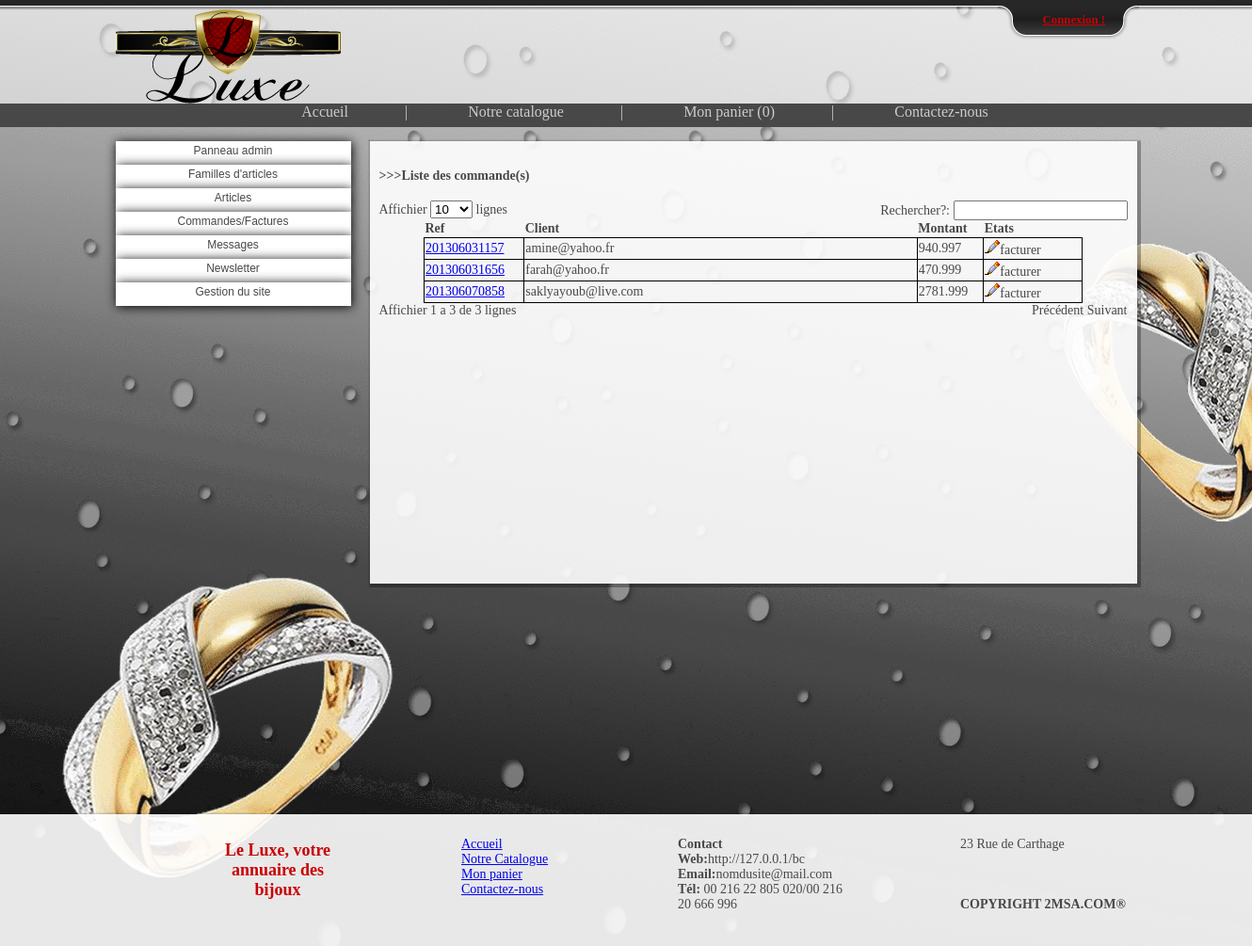
Before: /root/g_commandes/liste.php with the older database file.
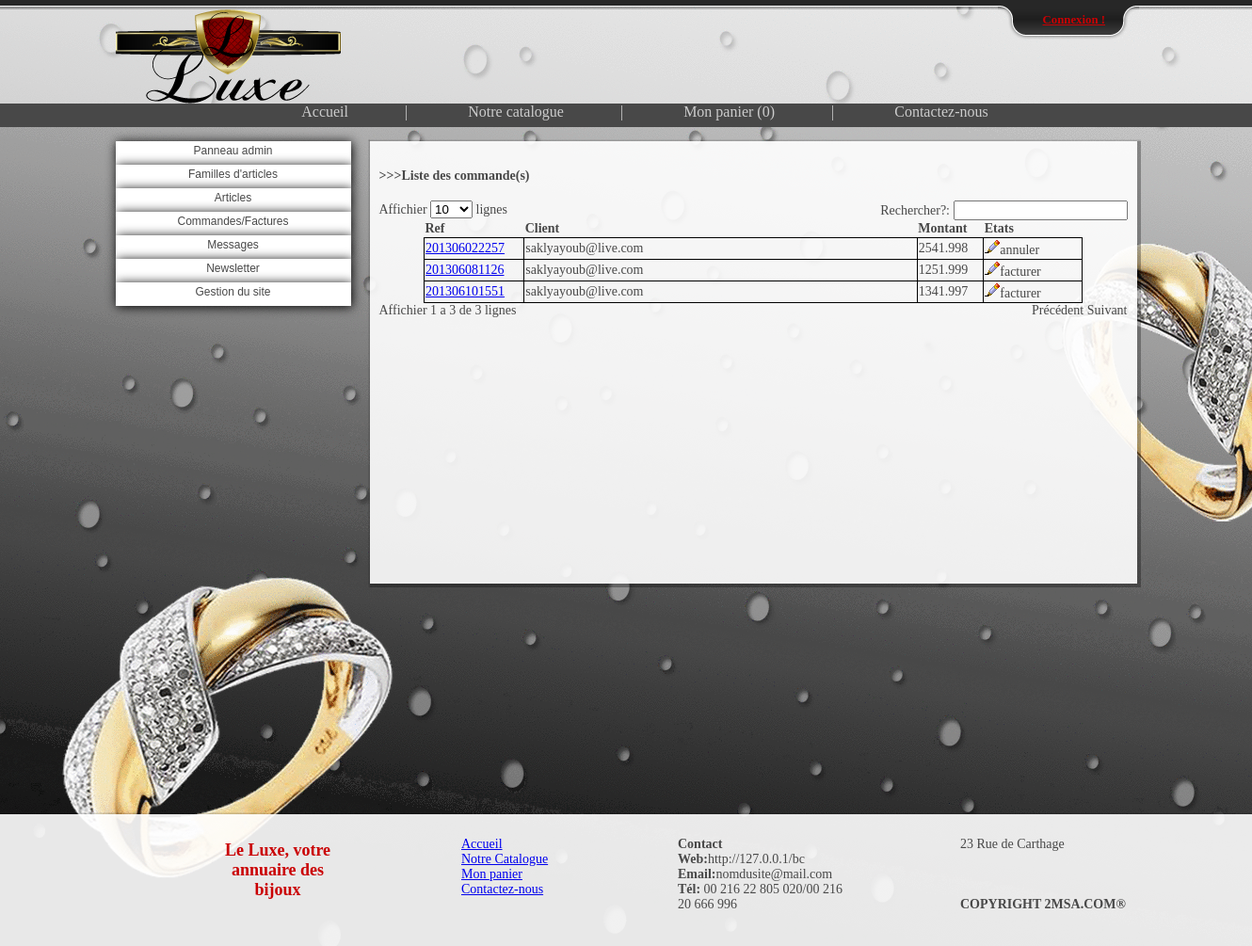
After: the same page with the newer database file.
### tables this page shows
CREATE TABLE IF NOT EXISTS `commande` (
  `id_cmd` varchar(30) NOT NULL,
  `email_clt` varchar(30) NOT NULL,
  `date_cmd` varchar(30) NOT NULL,
  `tel_contact_cmd` varchar(30) NOT NULL,
  `adresslivrison_cmd` varchar(250) NOT NULL,
  `montant_cmd` varchar(30) NOT NULL,
  `etats` varchar(30) NOT NULL,
  PRIMARY KEY (`id_cmd`),
  KEY `email_clt` (`email_clt`)
);

CREATE TABLE IF NOT EXISTS `info` (
  `id` int(11) NOT NULL,
  `nom_du_site` varchar(30) NOT NULL,
  `page_facebook` varchar(250) NOT NULL,
  `page_tweeter` varchar(100) NOT NULL,
  `page_youtube` varchar(100) NOT NULL,
  `description` varchar(1000) NOT NULL,
  `adresse` varchar(100) NOT NULL,
  `tel` varchar(100) NOT NULL,
  `text_recherche` varchar(300) NOT NULL,
  `m_recherche` tinyint(1) NOT NULL,
  `m_newsletter` tinyint(1) NOT NULL,
  `m_facebook` tinyint(1) NOT NULL,
  `m_tweeter` tinyint(1) NOT NULL,
  `m_youtube` tinyint(1) NOT NULL,
  `x_gmaps` double NOT NULL,
  `y_gmaps` double NOT NULL
);

### include/config.php (called while the page is built, shortened)
<?php
$adress_du_site="http://127.0.0.1/bc";
?>

### include/function.php (called while the page is built, shortened)
<?php
include('config.php');
$connection = mysql_connect($serveur, $utilisateur, $mot_de_passe) or die(mysql_error());
$query_info = " SELECT * FROM info WHERE id='1' ";
$result_info = mysql_query($query_info, $connection);
$affected_rows_info = mysql_num_rows($result_info);
if($affected_rows_info == 1)
{
	$affected_rows_info2 = mysql_fetch_object($result_info);
	$nom_du_site 				=	$affected_rows_info2->nom_du_site;
	$adresse					=	$affected_rows_info2->adresse;
	$tel						=	$affected_rows_info2->tel;
	$text_recherche				=	$affected_rows_info2->text_recherche;
}
function nombre_article_dans_panier()
{
	$nbr_article = count($_SESSION['panier']['id_article']);
	return $nbr_article;
}
?>

### include/function_statistiques.php (called while the page is built, shortened)
<?php
function somme_cmd_facturer($id_clt)
{
	global $connection;
	$sql=mysql_query("SELECT SUM(montant_cmd) FROM commande WHERE `email_clt` ='$id_clt' AND `etats` ='facturer' ", $connection);
	$s = mysql_fetch_array($sql);
	$s0 = $s[0];
	if ($s0>0){$somme = $s0;}else{$somme = '0.000';}
	return $somme;
}
?>

### root/g_commandes/liste.php (the view, shortened to what this page needs)
<?php
include('../../include/function.php');
include('../../include/function_statistiques.php')
?>
<!DOCTYPE html PUBLIC "-//W3C//DTD XHTML 1.0 Transitional//EN" "http://www.w3.org/TR/xhtml1/DTD/xhtml1-transitional.dtd">
<html xmlns="http://www.w3.org/1999/xhtml">
<head>
<link href="../../style/style.css" rel="stylesheet" type="text/css" />
</head>
<body>
<?php include('../../function/top_bar.php'); ?>
    <div id="head">
        <div id="head_container">
            <div id="head_logo">
                <img src="../../style/img/logo.png" alt="Le Bon Choix !"/>
            </div>
        </div>
    </div>
	<?php include('../../function/nav.php');?>
    <div id="contenant">
        <div id="side_bar">
        <?php
        include('../menuadmin.php');
        ?>
        </div>
        <div id="container">
            <div id="container_under_admin" class="g_box">
<h4>>>>Liste des commande(s)</h4>
<?php
$sql = mysql_query(" SELECT * FROM commande ",$connection);
echo'
<table width="700px" id="ad_table" class="center">
	<thead>
		<tr>
			<th width="15%">Ref</th>
			<th width="60%">Client</th>
			<th width="10%">Montant</th>
			<th width="15%">Etats</th>
		</tr>
	</thead>';
while ($r = mysql_fetch_object($sql))
{
	$id_cmd			= $r->id_cmd;
	$email_clt		= $r->email_clt;
	$montant_cmd	= $r->montant_cmd;
	$etats			= $r->etats;
	$clt			= recup_info_client($email_clt);
	echo'<tr>
			<td><a href="../../cmd_fact.php?id_cmd='.$id_cmd.'" target="new">'.$id_cmd.'</a></td>
			<td>
				<j>'.$email_clt.'
					<span>
						<table width="310" style="text-align:right">
						  <tr>
						  	<td colspan="4"><center><b>Info Client</b></center></td>
						  </tr>
						  <tr>
							<td width="90">Nom : </td>
							<td colspan="3" style="text-align:center"><b>'.$clt->nom_clt.'</b></td>
						  </tr>
						  <tr>
							<td>Prenom :</td>
							<td colspan="3" style="text-align:center"><b>'.$clt->prenom_clt.'</b></td>
						  </tr>
						  <tr>
							<td>Annulation :</td>
							<td width="37"><b>'.nbr_cmd_annuler($email_clt).'</b></td>
							<td width="59">Somme : </td>
							<td width="96"><b>'.somme_cmd_annuler($email_clt).'</b></td>
						  </tr>
						  <tr>
							<td>En cours :</td>
							<td><b>'.nbr_cmd_encours($email_clt).'</b></td>
							<td>Somme :</td>
							<td><b>'.somme_cmd_encours($email_clt).'</b></td>
						  </tr>
						  <tr>
							<td>Facture :</td>
							<td><b>'.nbr_facturer($email_clt).'</b></td>
							<td>Somme :</td>
							<td><b>'.somme_cmd_facturer($email_clt).'</b></td>
						  </tr>
						</table>
					</span>
				</j>
			</td>
			<td>'.$montant_cmd.'</td>
			<td><a href="cmd_fact.php?id_cmd='.$id_cmd.'" target="new"><img src="../../style/img/b_edit.png"></a>'.$etats.'</td>
		</tr>';
}
echo'
</table>
';
?>
            </div>
        </div>
    </div>
    <div id="footer">
        <?php include('../../function/footer.php');?>
    </div>
</body>
</html>

### function/top_bar.php (shortened to what this page needs)
<div id="toppanel">
	<div class="tab">
		<ul class="login">
			<li class="left">&nbsp;</li>
			<li>
            <?php
            if (isset($_SESSION['admin']))
            {
                echo'<a href="'.$adress_du_site.'/root/index.php"><span class="nav_activ">ESPACE ADMIN</span></a> | ';
                echo'<a href="'.$adress_du_site.'/function/deconexion.php">DECONEXION</a>';
            }
            else
            {
                if (isset($_SESSION['client']))
                {
					$clt = $_SESSION['client'];
                    echo $clt.'  |  ' ;
                    echo'<a href="'.$adress_du_site.'/function/deconexion.php">DECONEXION</a>';
                }
				else{echo'
				<li id="toggle">
					<a id="open" href="#">Connexion !</a>
					<a id="close" style="display: none;" href="#">Fermer !</a>
				</li>
				';}
			}
            ?>
            </li>
			<li class="right">&nbsp;</li>
		</ul>
	</div>

### function/nav.php (shortened to what this page needs)
<?php
echo'
<div id="nav">
	<ul>
		<li><a href="'.$adress_du_site.'/index.php">Accueil</a></li>|
		<li><a href="'.$adress_du_site.'/catalogue.php">Notre catalogue</a></li>|
		<li><a href="'.$adress_du_site.'/panier.php">Mon panier ('.nombre_article_dans_panier().')</a></li>|';
echo'
		<li><a href="'.$adress_du_site.'/contact.php">Contactez-nous</a></li>
	</ul>
</div>
';
?>

### root/menuadmin.php (shortened to what this page needs)
<div id="menu_admin">
	<div class="menu"><a href="<?php echo $adress_du_site ;?>/root/index.php">Panneau admin</a>
    </div>
	<div class="menu"><a href="#">Familles d'articles</a>
	</div>
    <div class="menu" ><a href="<?php echo $adress_du_site ;?>/root/g_article/liste.php">Articles</a>
    </div>
    <div class="menu"><a href="<?php echo $adress_du_site ;?>/root/g_commandes/liste.php">Commandes/Factures</a>
    </div>
    <div class="menu"><a href="<?php echo $adress_du_site ;?>/root/g_contactez-nous/affich.php">Messages</a>
    </div>
    <div class="menu"><a href="<?php echo $adress_du_site ;?>/root/newsletter/affich.php">Newsletter</a>
    </div>
    <div class="menu"><a href="#">Gestion du site</a>
    </div>
</div>

### function/footer.php
<div id="footer" class="g_box">
	<div id="footer1">
		<p class="footer_titre">Le <?php echo $nom_du_site ; ?>, votre annuaire des bijoux</p>
	</div>
	<div id="footer2">
		<ul>
			<li class="footer_sous_titre"><a href="index.php">Accueil</a></li>
			<li class="footer_sous_titre"><a href="catalogue.php">Notre Catalogue</a></li>
			<li class="footer_sous_titre"><a href="panier.php">Mon panier</a></li>
			<li class="footer_sous_titre"><a href="contact.php">Contactez-nous</a></li>
		</ul>
	</div>
	<div id="footer3">
		<ul>
			<li class="footer_sous_titre"><b>Contact</b></li>
			<li class="footer_sous_titre"><b>Web:</b><?php echo $adress_du_site ; ?></li>
			<li class="footer_sous_titre"><b>Email:</b><?php echo $text_recherche ; ?></li>
			<li class="footer_sous_titre"><b>Tél:</b> <?php echo $tel ; ?></li>
		</ul>
	</div>
	<div id="footer4">
		<ul>
			<li class="footer_sous_titre"><?php echo $adresse ; ?></li>
            <li>&nbsp;</li>
            <li>&nbsp;</li>
            <li>&nbsp;</li>
            <li class="footer_sous_titre" style="width:300px;"><b>COPYRIGHT 2MSA.COM®</b></li>
        </ul>
	</div>
</div>

### style/style.css (style rules this page uses)
html, body { border: 0; margin: 0; padding: 0; }
body { background-image:url(img/bg.png); background-repeat:no-repeat; }
img { border:none; }
#head { height:100px;background-color: rgba(255, 255, 255, 0.5); }
#head_container { height:100px;width:1085px;margin:0 auto; }
#head_logo { float:left;height:100px;width:250px; }
#head_logo img { border:none; }
#nav { text-align:center;height:25px;background:#484848;list-style-type:none;color:#ccc;margin-top:-16px; }
#nav li { display:inline-block;padding-left:60px;padding-right:60px; }
#nav ul li a { color: #ccc;text-decoration:none;text-align:center; }
#contenant { height:700px;width:1085px;margin:15px auto; }
#side_bar { float:left;width:250px;height:700px; }
.menu { position:relative; }
#menu_admin { color:#484848;float:left;display:inline; }
#menu_admin div { width:250px;text-align:center;z-index:100;box-shadow: 1px 1px 12px #000; }
#menu_admin div a:link, #menu_admin div a:visited, #menu_admin div a:hover { color:#484848;font-family:arial,sans-serif;font-size:12px;text-decoration:none;padding-top:3px; height:22px;display:block; }
#menu_admin div a:link, #menu_admin div a:visited { background:#fff; }
#container { float:right;height:700px;width:815px; }
#container_under_admin { height:450px;overflow:scroll; text-align:justify; }
.g_box { -webkit-box-shadow:0.5px 0.5px 1px 3px rgba(0, 0, 0, .3);box-shadow:0.5px 0.5px 1px 3px rgba(0, 0, 0, .3);background-color: rgba(255, 255, 255, 0.9);font-size:14px;color:#484848;padding:10px; }
#footer { height:120px; }
#footer1 { float:left;width:150px;margin-left:210px; }
#footer2 { float:left;width:150px;margin-left:80px; }
#footer3 { float:left;width:220px;margin-left:80px; }
#footer4 { float:left;width:150px;margin-left:80px; }
.footer_titre { color:#ca0003;font-size:18px;font-weight:bold; float:left; }
.footer_sous_titre { text-align:left; }
#footer ul { list-style-type:none;float:left; }
.tab { background: url(../style/img/connexion/tab_b.png) repeat-x 0 0;height: 10px;position: relative;top: 0;z-index: 999; }
.tab ul.login { display: block;position: relative;float: right;clear: right;height: 32px;width: auto;font-weight: bold;line-height: 42px;margin: 0;right: 120px; color: white;font-size: 80%;text-align: center; }
.tab ul.login li.left { background: url(../style/img/connexion/tab_l.png) no-repeat left 0;height: 42px;width: 30px;padding: 0;margin: 0;display: block;float: left; }
.tab ul.login li.right { background: url(../style/img/connexion/tab_r.png) no-repeat left 0;height: 42px;width: 30px;padding: 0;margin: 0;display: block;float: left; }
.tab ul.login li { text-align: left;padding: 0 6px;display: block;float: left;height: 42px;background: url(../style/img/connexion/tab_m.png) repeat-x 0 0; }
.tab ul.login li a { color: #ca0003; }
#toppanel { position:absolute;top: 0;width: 100%; z-index: 10000000;text-align: center;margin-left: auto;margin-right: auto; }
.center { margin-left:auto;margin-right:auto; }
#ad_table { border-collapse:collapse; width:90%; }
#ad_table tr td { border:1px solid black; }

Changed rows visible on the page:
removed commande: id_cmd "201306031157", email_clt "amine@yahoo.fr", montant_cmd "940.997", etats "facturer"
removed commande: id_cmd "201306031656", email_clt "farah@yahoo.fr", montant_cmd "470.999", etats "facturer"
removed commande: id_cmd "201306070858", email_clt "saklyayoub@live.com", montant_cmd "2781.999", etats "facturer"
added commande: id_cmd "201306022257", email_clt "saklyayoub@live.com", montant_cmd "2541.998", etats "annuler"
added commande: id_cmd "201306081126", email_clt "saklyayoub@live.com", montant_cmd "1251.999", etats "facturer"
added commande: id_cmd "201306101551", email_clt "saklyayoub@live.com", montant_cmd "1341.997", etats "facturer"
